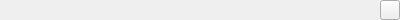
<?xml version="1.0" encoding="UTF-8"?>
<ui version="4.0">
 <class>ItemButton</class>
 <widget class="QWidget" name="ItemButton">
  <property name="geometry">
   <rect>
    <x>0</x>
    <y>0</y>
    <width>400</width>
    <height>20</height>
   </rect>
  </property>
  <property name="windowTitle">
   <string>Form</string>
  </property>
  <layout class="QHBoxLayout" name="horizontalLayout">
   <property name="spacing">
    <number>0</number>
   </property>
   <property name="leftMargin">
    <number>0</number>
   </property>
   <property name="topMargin">
    <number>0</number>
   </property>
   <property name="rightMargin">
    <number>0</number>
   </property>
   <property name="bottomMargin">
    <number>0</number>
   </property>
   <item>
    <spacer name="horizontalSpacer">
     <property name="orientation">
      <enum>Qt::Horizontal</enum>
     </property>
     <property name="sizeHint" stdset="0">
      <size>
       <width>369</width>
       <height>17</height>
      </size>
     </property>
    </spacer>
   </item>
   <item>
    <widget class="QPushButton" name="button">
     <property name="maximumSize">
      <size>
       <width>20</width>
       <height>20</height>
      </size>
     </property>
     <property name="text">
      <string/>
     </property>
    </widget>
   </item>
  </layout>
 </widget>
 <resources/>
 <connections/>
</ui>
